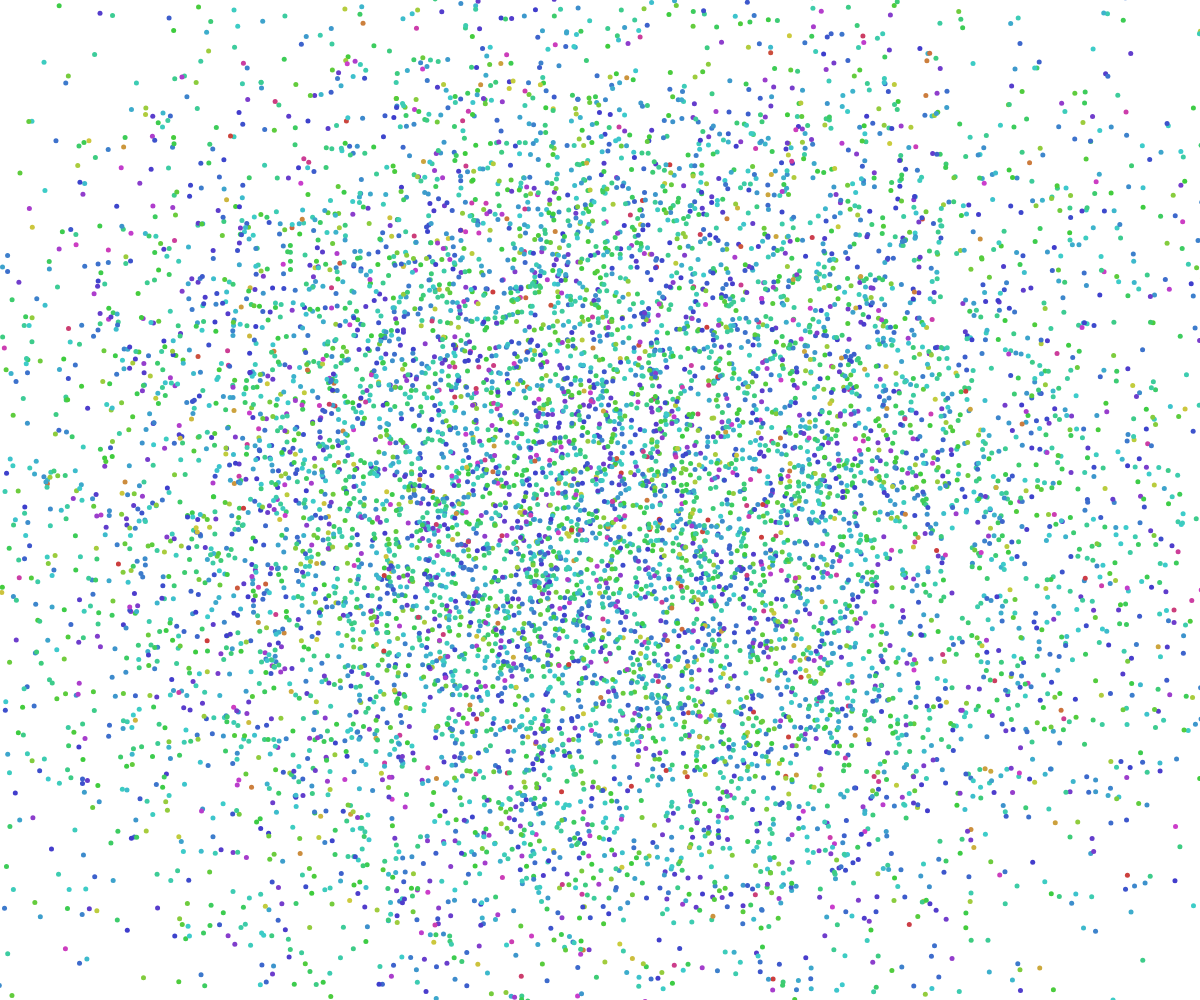
Frame 1 (no input)
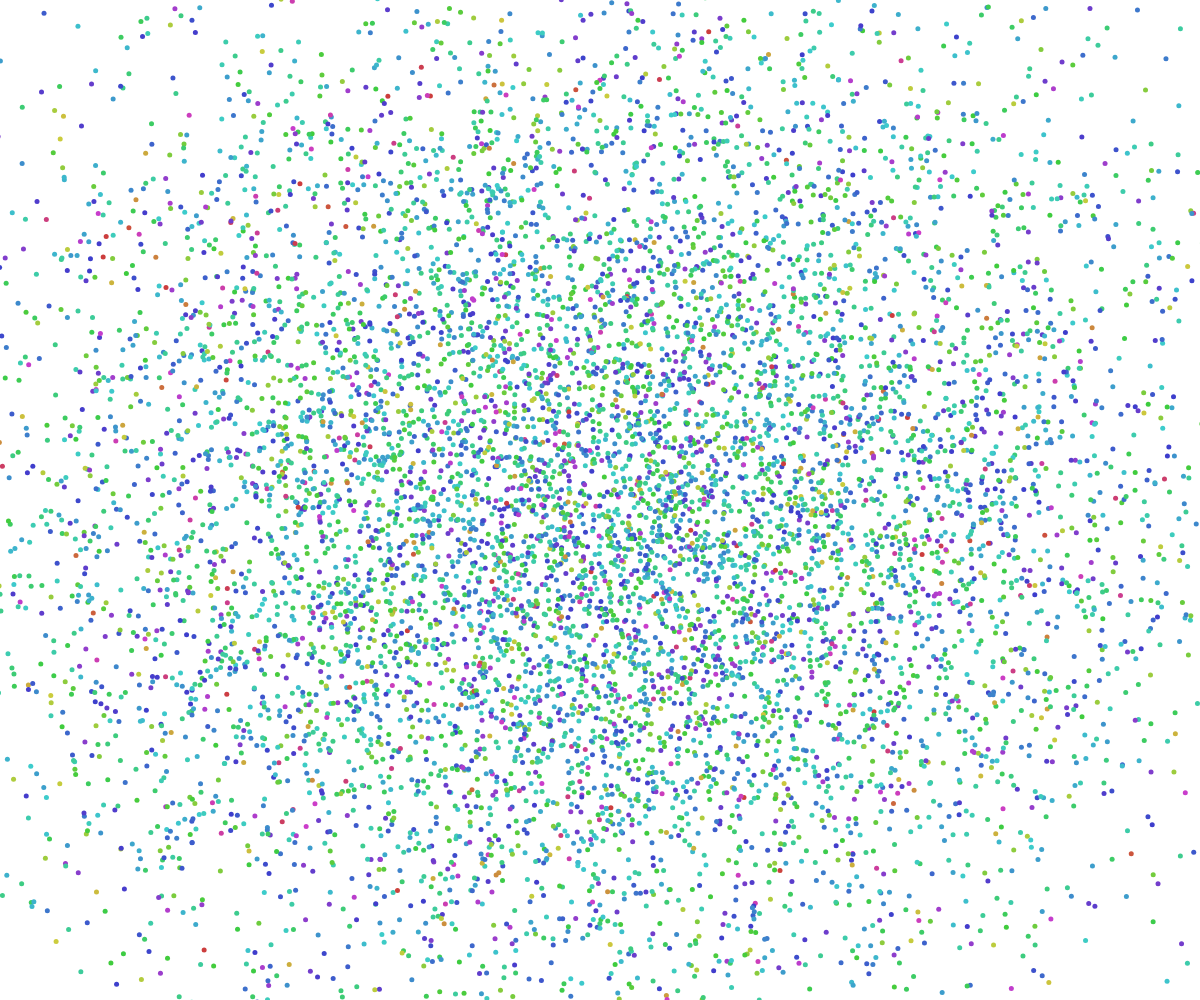
Frame 60 (no input)
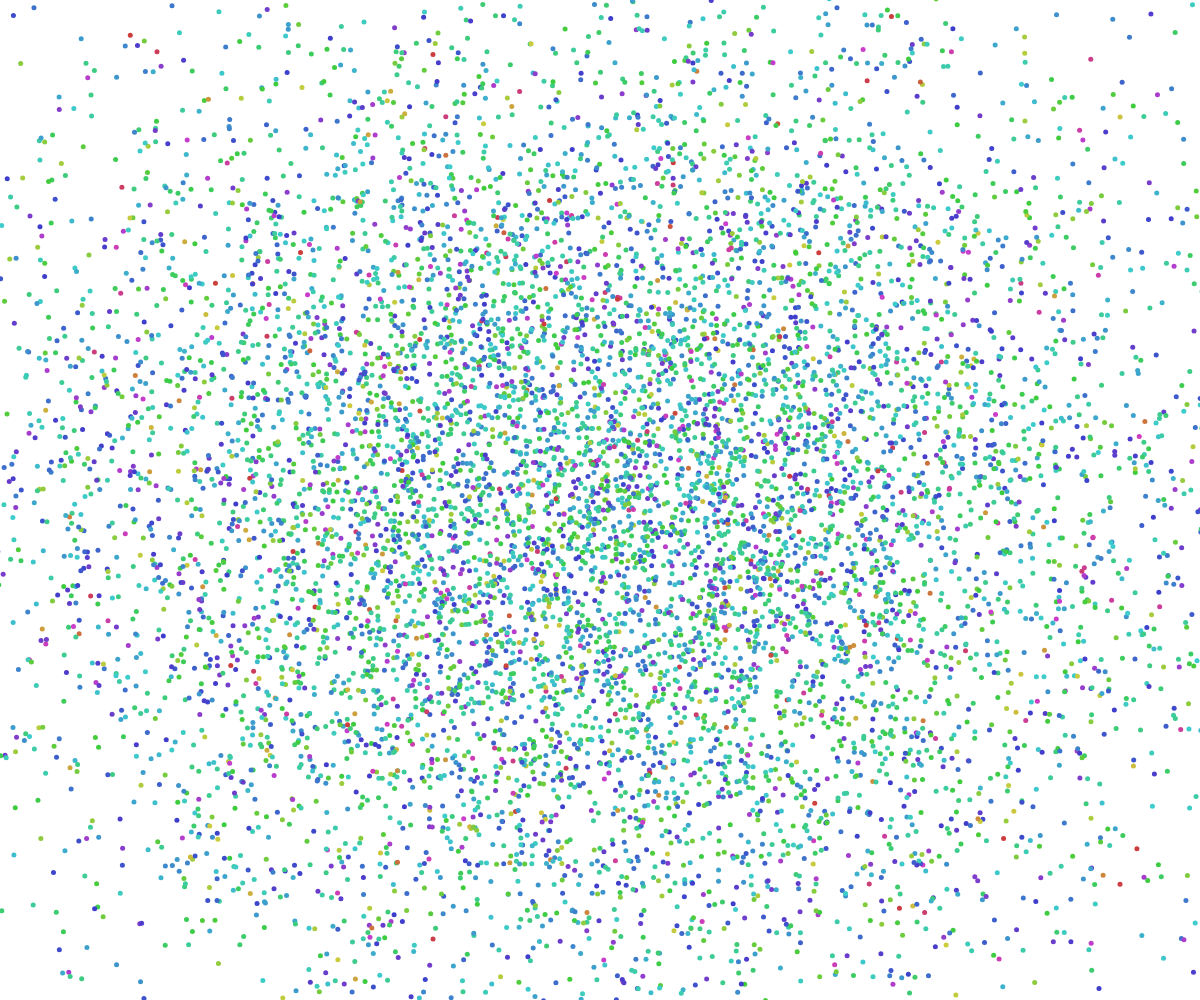
Frame 120 (the mouse pressed at the canvas centre since frame 60)

The p5.js sketch that drew these frames (run headless with seeded random() and noise() and a simulated clock; from frame 60 on, the mouse is pressed at the canvas centre):

// p5.js sketch
// ── sketch.js
// ガウス分布
// randomGaussianを使って乱数を作ってxの値に割り当てる
// randomGaussianについてはhttps://qiita.com/bit0101/items/b4c13688315eca369fb2

const drawFrame = () => {
	noFill();
	stroke(0);
	rect(0, 0, 640, 360);
}

function setup() {
	createCanvas(windowWidth, windowHeight);
	colorMode(HSB);
}

function draw() {
	background(255);
	for (let i = 0; i < 10000; i++) {
		noStroke();
		fill(randomGaussian(180, 60), 70, 80, 1);
		let x = randomGaussian((windowWidth / 2), (windowWidth / 2) / 2);
		let y = randomGaussian((windowHeight / 2), (windowHeight / 2) / 2);
		ellipse(x, y, 5);
	}
}
